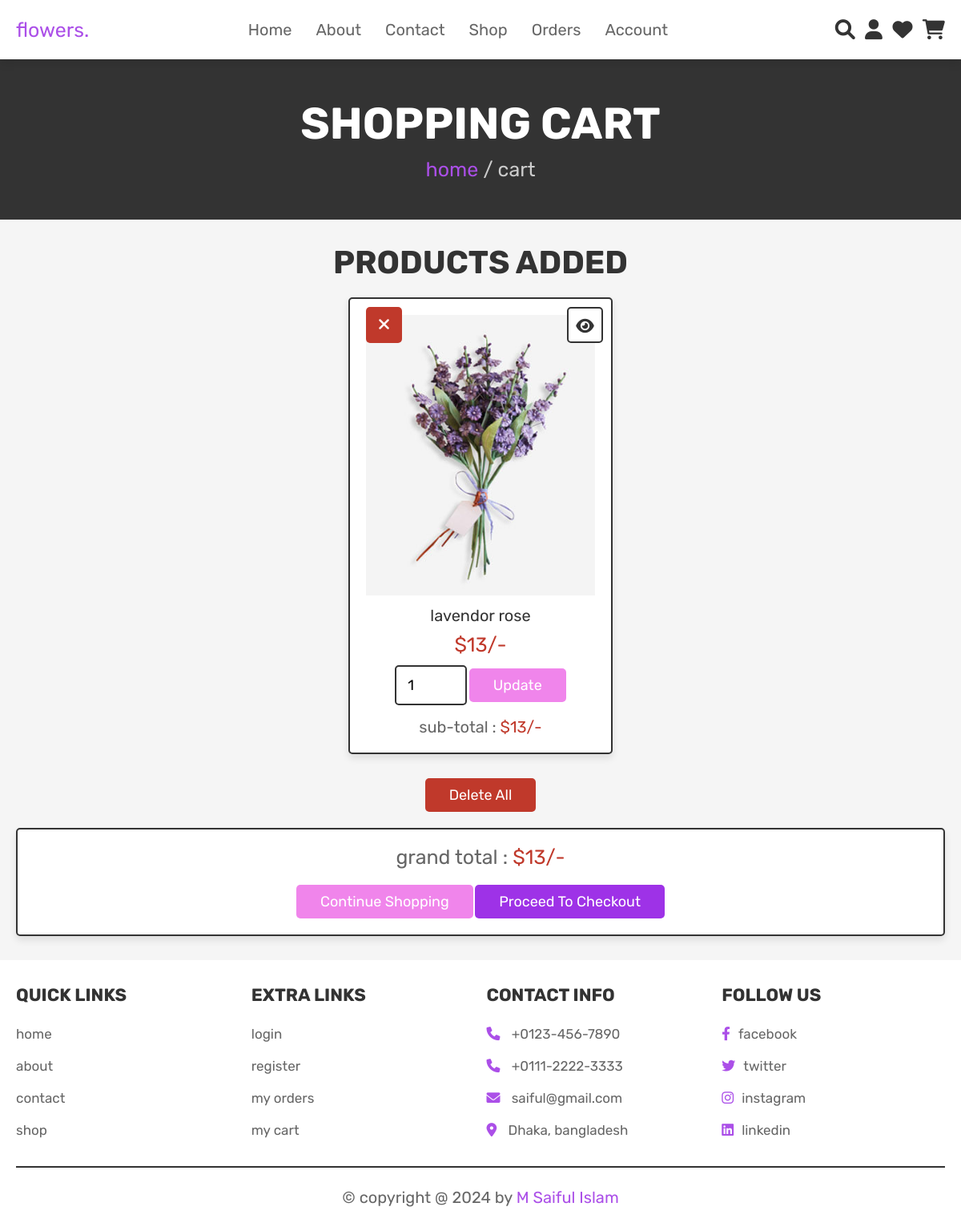
The app's page /cart.php (signed in) with its own data.
### tables this page shows
CREATE TABLE `cart` (
  `id` int(100) NOT NULL,
  `user_id` int(100) NOT NULL,
  `pid` int(100) NOT NULL,
  `name` varchar(100) NOT NULL,
  `price` int(100) NOT NULL,
  `quantity` int(100) NOT NULL,
  `image` varchar(100) NOT NULL
);

### cart.php (the view, shortened to what this page needs)
<?php
@include 'config.php';
$user_id = $_SESSION['user_id'];
?>
<!DOCTYPE html>
<html lang="en">
<head>
   <link rel="stylesheet" href="https://cdnjs.cloudflare.com/ajax/libs/font-awesome/6.0.0/css/all.min.css">
   <link rel="stylesheet" href="css/style.css">
</head>
<body>
<?php @include 'header.php'; ?>
<section class="heading">
    <h3>shopping cart</h3>
    <p> <a href="home.php">home</a> / cart </p>
</section>
<section class="shopping-cart">
    <h1 class="title">products added</h1>
    <div class="box-container">
    <?php
        $grand_total = 0;
        $select_cart = mysqli_query($conn, "SELECT * FROM `cart` WHERE user_id = '$user_id'") or die('query failed');
        if(mysqli_num_rows($select_cart) > 0){
            while($fetch_cart = mysqli_fetch_assoc($select_cart)){
    ?>
    <div  class="box">
        <a href="cart.php?delete=<?php echo $fetch_cart['id']; ?>" class="fas fa-times" onclick="return confirm('delete this from cart?');"></a>
        <a href="view_page.php?pid=<?php echo $fetch_cart['pid']; ?>" class="fas fa-eye"></a>
        <img src="uploaded_img/<?php echo $fetch_cart['image']; ?>" alt="" class="image">
        <div class="name"><?php echo $fetch_cart['name']; ?></div>
        <div class="price">$<?php echo $fetch_cart['price']; ?>/-</div>
        <form action="" method="post">
            <input type="number" min="1" value="<?php echo $fetch_cart['quantity']; ?>" name="cart_quantity" class="qty">
            <input type="submit" value="update" class="option-btn" name="update_quantity">
        </form>
        <div class="sub-total"> sub-total : <span>$<?php echo $sub_total = ($fetch_cart['price'] * $fetch_cart['quantity']); ?>/-</span> </div>
    </div>
    <?php
    $grand_total += $sub_total;
        }
    }else{
        echo '<p class="empty">your cart is empty</p>';
    }
    ?>
    </div>
    <div class="more-btn">
        <a href="cart.php?delete_all" class="delete-btn <?php echo ($grand_total > 1)?'':'disabled' ?>" onclick="return confirm('delete all from cart?');">delete all</a>
    </div>
    <div class="cart-total">
        <p>grand total : <span>$<?php echo $grand_total; ?>/-</span></p>
        <a href="shop.php" class="option-btn">continue shopping</a>
        <a href="checkout.php" class="btn  <?php echo ($grand_total > 1)?'':'disabled' ?>">proceed to checkout</a>
    </div>
</section>
<?php @include 'footer.php'; ?>
</body>
</html>

### css/style.css (style rules this page uses)
:root { --pink:#ab4fe8; --red:#c0392b; --orange:#f085eb; --black:#333; --white:#fff; --light-color:#666; --light-white:#ccc; --light-bg:#f5f5f5; --border:.2rem solid var(--black); --box-shadow:0 .5rem 1rem rgba(0,0,0,.1); }
* { font-family: 'Rubik', sans-serif; margin:0; padding:0; box-sizing: border-box; outline: none; border:none; text-decoration: none; transition:all .2s linear; }
html { font-size: 62.5%; overflow-x: hidden; scroll-behavior: smooth; scroll-padding-top: 6.5rem; }
body { background: var(--light-bg); }
section { padding:3rem 2rem; }
.btn, .delete-btn, .option-btn { display: inline-block; border-radius: .5rem; margin-top: 1rem; font-size: 1.8rem; color:var(--white); cursor: pointer; padding:1rem 3rem; text-transform: capitalize; }
.btn { background-color: #9e32e7; }
.delete-btn { background-color: var(--red); }
.option-btn { background-color: var(--orange); }
.more-btn { margin-top: 2rem; text-align: center; }
.heading { display: flex; flex-flow: column; align-items: center; justify-content: center; gap:1rem; background-color: var(--black); text-align: center; min-height: 25vh; }
.heading h3 { font-size: 5.5rem; color:var(--white); text-transform: uppercase; }
.heading p { font-size: 2.5rem; color:var(--light-white); }
.heading p a { color:var(--pink); }
.title { text-align: center; margin-bottom: 2rem; color:var(--black); text-transform: uppercase; font-size: 4rem; }
.shopping-cart .box-container { max-width: 1200px; margin:0 auto; display: grid; grid-template-columns: repeat(auto-fit, 33rem); gap:1.5rem; align-items: flex-start; justify-content: center; }
.shopping-cart .box-container .box { padding:2rem; text-align: center; background-color: var(--white); border:var(--border); box-shadow: var(--box-shadow); border-radius: .5rem; position: relative; }
.shopping-cart .box-container .box .image { height: 35rem; width: 100%; object-fit: cover; }
.shopping-cart .box-container .box .fa-eye, .shopping-cart .box-container .box .fa-times { position: absolute; top:1rem; height: 4.5rem; width: 4.5rem; line-height: 4.3rem; font-size: 2rem; border-radius: .5rem; }
.shopping-cart .box-container .box .fa-eye { right:1rem; border:var(--border); background-color: var(--white); color:var(--black); }
.shopping-cart .box-container .box .fa-times { background-color: var(--red); color:var(--white); }
.shopping-cart .box-container .box .name { font-size: 2rem; color:var(--black); margin:1rem 0; }
.shopping-cart .box-container .box .price { font-size: 2.5rem; color:var(--red); margin:.5rem 0; }
.shopping-cart .box-container .box .qty { width: 9rem; padding:1.2rem 1.4rem; border-radius: .5rem; border:var(--border); font-size: 1.8rem; }
.shopping-cart .box-container .box .sub-total { margin-top: 1.5rem; font-size: 2rem; color:var(--light-color); }
.shopping-cart .box-container .box .sub-total span { color:var(--red); }
.shopping-cart .cart-total { max-width: 1200px; margin:0 auto; padding:2rem; text-align: center; background-color: var(--white); border:var(--border); box-shadow: var(--box-shadow); border-radius: .5rem; margin-top: 2rem; }
.shopping-cart .cart-total p { font-size: 2.5rem; color:var(--light-color); margin-bottom: 1rem; }
.shopping-cart .cart-total p span { color:var(--red); }

### records on screen
cart: image (picture), name "lavendor rose", price "13", cart_quantity "1"

### other values on screen
$grand_total "13"
